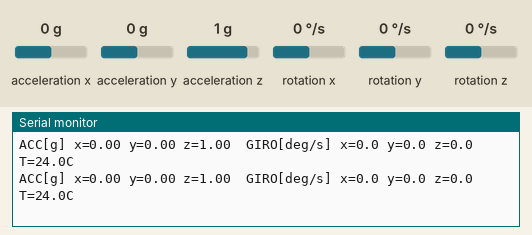
A sketch run on a simulated ESP32-S3. Parts: the last lines printed to the serial monitor. Wiring (inferred from the names in the program): MPU-6050 motion sensor at I2C address 0x68. Inputs (shaded band) come from the test bench; at power-on: acceleration x 0 g, acceleration y 0 g, acceleration z 1 g, rotation x 0 °/s, rotation y 0 °/s, rotation z 0 °/s.

Above: at 1.8 s.
1.9 s: acceleration x set to -1.4 g
At 2.17 s:
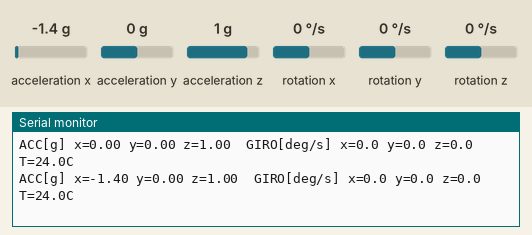
3.4 s: acceleration y set to -1.4 g
At 3.59 s:
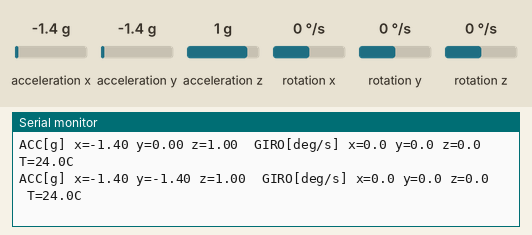
4.9 s: acceleration z set to -1.4 g
At 5.0 s:
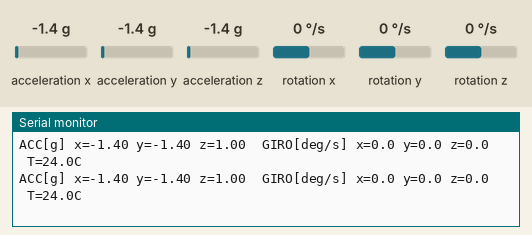
6.4 s: rotation x set to -192 °/s
At 6.42 s:
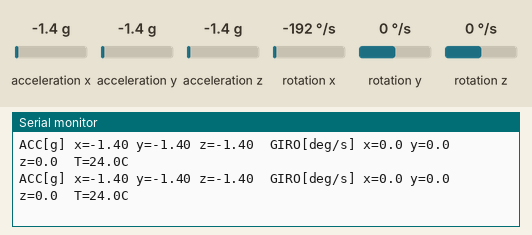
7.9 s: rotation y set to -192 °/s
At 8.04 s:
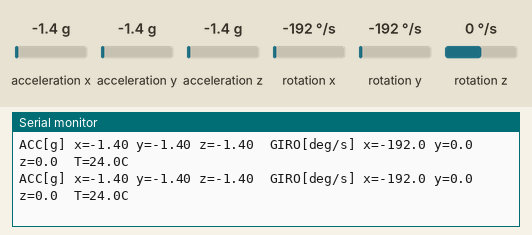

Measured:
- after the input at 1.9 s, the serial monitor: prints a new line after 0.12 s (image 1)
- after the input at 3.4 s, the serial monitor: prints a new line at once (image 2)

The sketch:

test_imu.ino
```cpp
// (licence header left out)
#include <Wire.h>

#define SDA_PIN   21
#define SCL_PIN   38
#define IMU_ADDR  0x68

void setup() {
  Serial.begin(115200);
  delay(500);

  Wire.begin(SDA_PIN, SCL_PIN);
  Wire.setClock(400000);

  // WHO_AM_I (0x75) debe devolver 0x68
  Wire.beginTransmission(IMU_ADDR);
  Wire.write(0x75);
  Wire.endTransmission(false);
  Wire.requestFrom(IMU_ADDR, 1, true);
  uint8_t who = Wire.available() ? Wire.read() : 0xFF;

  Serial.print("WHO_AM_I = 0x");
  Serial.println(who, HEX);
  if (who == 0x68) {
    Serial.println(">> IMU detectado correctamente. :)");
  } else {
    Serial.println(">> NO se detecta el IMU. Revisa cableado (SDA 21, SCL 38, 3.3V, GND).");
  }

  // Despertar el MPU6050 (PWR_MGMT_1 = 0)
  Wire.beginTransmission(IMU_ADDR);
  Wire.write(0x6B);
  Wire.write(0x00);
  Wire.endTransmission(true);

  delay(100);
  Serial.println("Mueve el equipo y observa los valores:");
}

void loop() {
  // Leer 14 bytes desde ACCEL_XOUT_H: accel(6) + temp(2) + gyro(6)
  Wire.beginTransmission(IMU_ADDR);
  Wire.write(0x3B);
  Wire.endTransmission(false);
  Wire.requestFrom(IMU_ADDR, 14, true);

  if (Wire.available() >= 14) {
    int16_t ax = (Wire.read() << 8) | Wire.read();
    int16_t ay = (Wire.read() << 8) | Wire.read();
    int16_t az = (Wire.read() << 8) | Wire.read();
    int16_t tp = (Wire.read() << 8) | Wire.read();   // temperatura
    int16_t gx = (Wire.read() << 8) | Wire.read();
    int16_t gy = (Wire.read() << 8) | Wire.read();
    int16_t gz = (Wire.read() << 8) | Wire.read();

    // Conversión a unidades reales (config por defecto: ±2g y ±250°/s)
    float AX = ax / 16384.0f, AY = ay / 16384.0f, AZ = az / 16384.0f;   // g
    float GX = gx / 131.0f,   GY = gy / 131.0f,   GZ = gz / 131.0f;     // °/s
    float TEMP = tp / 340.0f + 36.53f;                                  // °C

    Serial.print("ACC[g] x="); Serial.print(AX, 2);
    Serial.print(" y=");       Serial.print(AY, 2);
    Serial.print(" z=");       Serial.print(AZ, 2);
    Serial.print("  GIRO[deg/s] x="); Serial.print(GX, 1);
    Serial.print(" y=");              Serial.print(GY, 1);
    Serial.print(" z=");              Serial.print(GZ, 1);
    Serial.print("  T="); Serial.print(TEMP, 1); Serial.println("C");
  } else {
    Serial.println("Sin datos del IMU (revisa conexión).");
  }

  delay(200);   // ~5 lecturas por segundo
}
```
